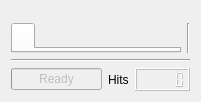
  <widget class="QWidget" name="centralWidget">
   <layout class="QVBoxLayout" name="verticalLayout_2">
    <item>
     <widget class="Line" name="line_3">
      <property name="orientation">
       <enum>Qt::Vertical</enum>
      </property>
     </widget>
    </item>
    <item>
     <widget class="Line" name="line_4">
      <property name="orientation">
       <enum>Qt::Vertical</enum>
      </property>
     </widget>
    </item>
    <item>
     <layout class="QHBoxLayout" name="resultsHBoxLayout">
      <item>
       <widget class="STabWidget" name="resultsTabWidget">
        <property name="currentIndex">
         <number>0</number>
        </property>
        <property name="movable">
         <bool>true</bool>
        </property>
        <widget class="QWidget" name="addTabWidget">
         <attribute name="title">
          <string/>
         </attribute>
        </widget>
       </widget>
      </item>
      <item>
       <widget class="Line" name="line_2">
        <property name="orientation">
         <enum>Qt::Vertical</enum>
        </property>
       </widget>
      </item>
     </layout>
    </item>
    <item>
     <widget class="Line" name="line">
      <property name="orientation">
       <enum>Qt::Horizontal</enum>
      </property>
     </widget>
    </item>
    <item>
     <layout class="QHBoxLayout" name="horizontalLayout_11">
      <item>
       <widget class="QProgressBar" name="progressBar">
        <property name="enabled">
         <bool>false</bool>
        </property>
        <property name="maximum">
         <number>100</number>
        </property>
        <property name="value">
         <number>0</number>
        </property>
        <property name="alignment">
         <set>Qt::AlignCenter</set>
        </property>
        <property name="textVisible">
         <bool>true</bool>
        </property>
        <property name="orientation">
         <enum>Qt::Horizontal</enum>
        </property>
        <property name="invertedAppearance">
         <bool>false</bool>
        </property>
        <property name="format">
         <string>Ready</string>
        </property>
       </widget>
      </item>
      <item>
       <widget class="QLabel" name="lcdLabel">
        <property name="text">
         <string>Hits</string>
        </property>
       </widget>
      </item>
      <item>
       <widget class="QLCDNumber" name="lcdNumber">
        <property name="enabled">
         <bool>false</bool>
        </property>
        <property name="smallDecimalPoint">
         <bool>true</bool>
        </property>
        <property name="segmentStyle">
         <enum>QLCDNumber::Outline</enum>
        </property>
        <property name="intValue" stdset="0">
         <number>0</number>
        </property>
       </widget>
      </item>
     </layout>
    </item>
   </layout>
  </widget>
